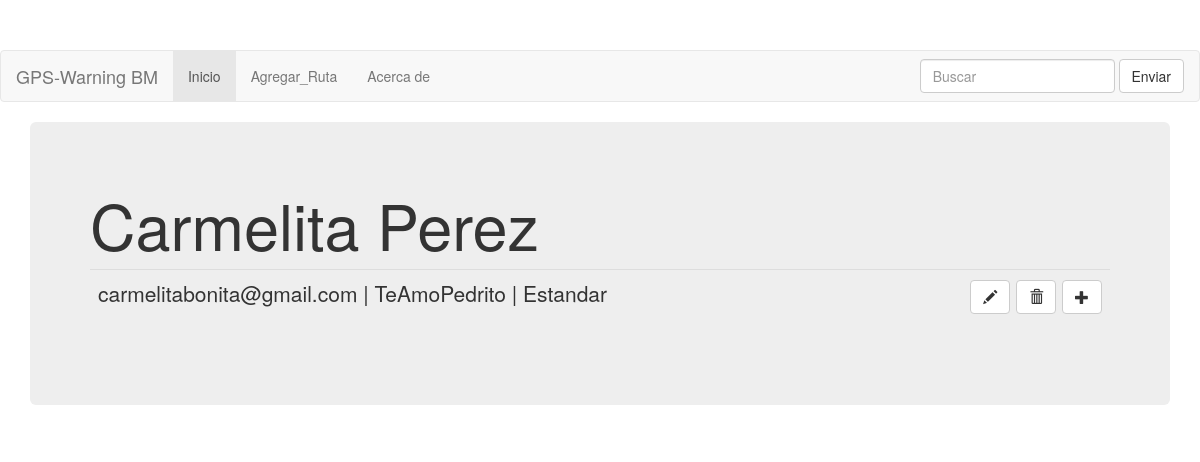
Screenshot of /usuario.php?id=2 with the database file from the repository.
### tables this page shows
create table usuarios(
		id_usuario int(3) not null auto_increment primary key,
		nombre varchar(30),
		email varchar(30),
		contrasena varchar(13),
		fk_tipo_usuarios int(1),
		foreign key (fk_tipo_usuarios) references tipos_usuarios(id_tipo_usuario)
		);

create table tipos_usuarios(
		id_tipo_usuario int(1) not null auto_increment primary key,
		tipo_usuario char(13)
		);

### usuario.php (the view, shortened to what this page needs)
<!DOCTYPE html>
    <?php
      $id = $_REQUEST['id'];
      $query="SELECT U.id_usuario,U.nombre,U.email,U.contrasena,TU.tipo_usuario
      FROM usuarios U, tipos_usuarios TU
      where '$id' = U.id_usuario and
      TU.id_tipo_usuario=U.fk_tipo_usuarios";
      $result = mysql_query($query);
      $registro = mysql_fetch_array($result);
    ?>
<html lang="es">
  <head>
    <link href="css/bootstrap.min.css" rel="stylesheet">
    <link href="css/ie10-viewport-bug-workaround.css" rel="stylesheet">
    <link href="starter-template.css" rel="stylesheet">
  </head>
  <body>
    <nav role="navigation" class="navbar navbar-default">
      <div class="navbar-header">
        <a href="todos_usuarios.php" class="navbar-brand">GPS-Warning BM</a>
        </div>
        <div id="navbarCollapse" class="collapse navbar-collapse">
          <ul class="nav navbar-nav">
            <li class="active"><a href="todos_usuarios.php">Inicio</a></li>
              <li><a href="Agregar_Ruta?id_usuario=<?php echo $registro[0]; ?>">Agregar_Ruta</a></li>
              <li><a href="#">Acerca de</a></li>
          </ul>
          <form class="navbar-form navbar-right" role="search">
            <input type="text" class="form-control" placeholder="Buscar">
            <button type="submit" class="btn btn-default">Enviar</button>
          </form>
        </div>
    </nav>
    <div class="container">
      <div class="jumbotron">
        <h1><?php echo $registro[1]; ?></h1>
        <table border="0px" class="table">
          <tr>
            <td>
              <p><?php echo $registro[2]; ?> | <?php echo $registro[3]; ?> | <?php echo $registro[4]; ?></p>
            </td>
            <td>
              <p class="text-right">
                <button onclick="window.location.href='editar_usuario.php?id=<?php echo $registro[0]; ?>'" class="btn btn-default">
                  <span class="glyphicon glyphicon-pencil"></span>
                </button>
                <button type="submit" class="btn btn-default">
                  <span class="glyphicon glyphicon-trash"></span>
                </button>
                <button onclick="window.location.href='agregar_ruta.php?id=<?php echo $registro[0]; ?>'" class="btn btn-default">
                  <span class="glyphicon glyphicon-plus"></span>
                </button>
              </p>
            </td>
          </tr>
        </table>
      </div>
    </div>
  </body>
</html>

### css/starter-template.css (style rules this page uses)
body { padding-top: 50px; }

### rows the page displays
usuarios: nombre "Carmelita Perez", email "carmelitabonita@gmail.com", contrasena "TeAmoPedrito", fk_tipo_usuarios.tipo_usuario "Estandar"
